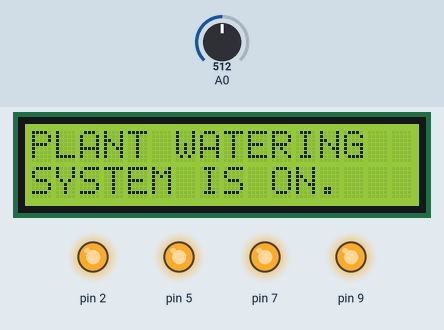
Recording of a sketch running on a simulated Arduino Uno, built with avr-gcc and run on an emulated ATmega328P. Shown: 16×2 character LCD, output pins drawn as LEDs (lit = HIGH). The test bench sets the inputs (shaded band); at power-on: A0 = 512. What the sketch prints to the serial monitor is not drawn.

Above: at 1.1 s.
At 8.3 s:
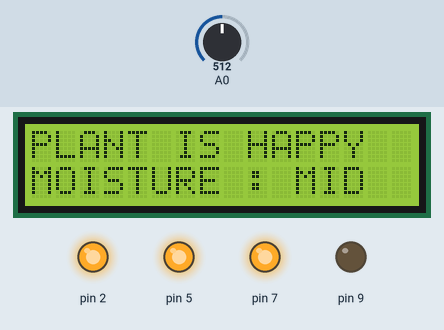
8.4 s: A0 set to 932
9.9 s: A0 set to 964
At 10.8 s:
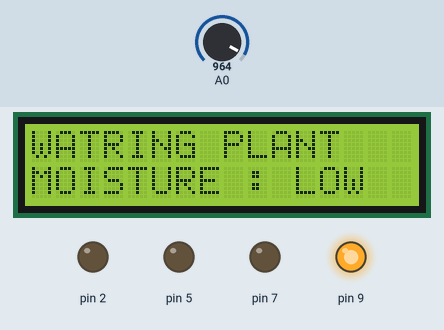
11.8 s: A0 set to 290
At 13.0 s:
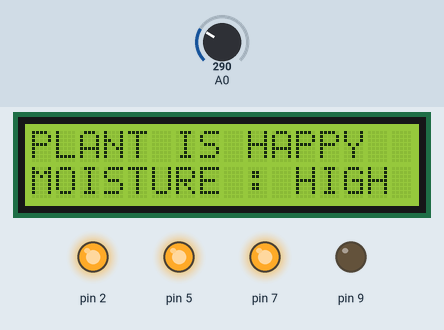
13.6 s: A0 set to 960
At 15.4 s:
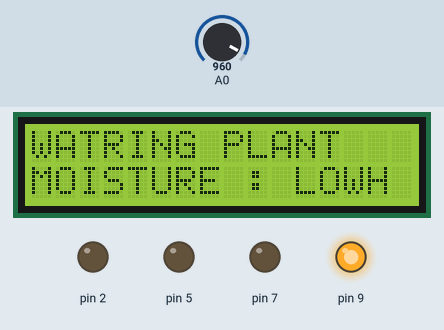
Timing chart, 0 to 16.4 s (numbered marks = the images above; inputs shaded):
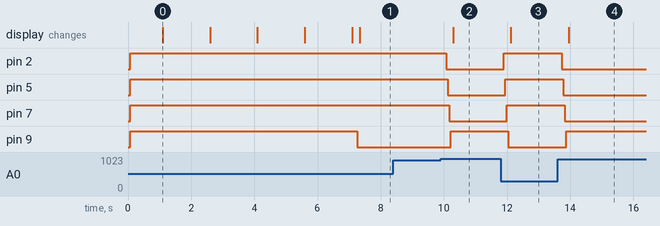

Measured:
- the behaviour switches between 950 and 951 on A0 (found by bisection; images 1 and 2)
- after the input at 8.4 s, every drawn part: stays the same
- after the input at 9.9 s, pin 2: HIGH → LOW after 0.18 s; pin 5: HIGH → LOW after 0.23 s; pin 7: HIGH → LOW after 0.28 s; pin 9: LOW → HIGH after 0.33 s; the display: changes after 0.40 s (image 2)
- after the input at 11.8 s, pin 2: LOW → HIGH after 0.10 s; pin 5: LOW → HIGH after 0.15 s; pin 7: LOW → HIGH after 0.20 s; pin 9: HIGH → LOW after 0.25 s; the display: changes after 0.32 s (image 3)
- after the input at 13.6 s, pin 2: HIGH → LOW after 0.12 s; pin 5: HIGH → LOW after 0.17 s; pin 7: HIGH → LOW after 0.22 s; pin 9: LOW → HIGH after 0.27 s; the display: changes after 0.35 s (image 4)

The sketch:

irfan_water_planting_system.ino
```cpp
#include <LiquidCrystal_I2C.h>
LiquidCrystal_I2C dis(0x27, 16, 2);

void setup() {
  Serial.begin(9600);
  dis.init();
  dis.backlight();
  dis.clear();
  pinMode(2, OUTPUT);
  pinMode(5,OUTPUT);
  pinMode(7,OUTPUT);
  pinMode(9,OUTPUT);
  digitalWrite(2, HIGH);
  digitalWrite(5, HIGH);
  digitalWrite(7, HIGH);
  digitalWrite(9,HIGH);
  delay(1000);
  dis.setCursor(0, 0);
  dis.print("PLANT WATERING");
  dis.setCursor(0, 1);
  dis.print("SYSTEM IS ON ");
  for (int a = 12; a <= 15; a++) {
    dis.setCursor(a, 1);
    dis.print(".");
    delay(1500);
  }
  dis.clear();
}

void loop() {
  int value = analogRead(A0);
  Serial.println(value);
  if (value > 950) {
    digitalWrite(2, LOW);
    delay(50);
    digitalWrite(5, LOW);
    delay(50);
    digitalWrite(7, LOW);
    delay(50);
    digitalWrite(9, HIGH);
    delay(50);
    dis.setCursor(0, 0);
    dis.print("WATRING PLANT ");
  } else {
    digitalWrite(2, HIGH);
    delay(50);
    digitalWrite(5, HIGH);
    delay(50);
    digitalWrite(7, HIGH);
    delay(50);
    digitalWrite(9, LOW);
    delay(50);
    dis.setCursor(0, 0);
    dis.print("PLANT IS HAPPY");
  }

  if (value < 300) {
    dis.setCursor(0, 1);
    dis.print("MOISTURE : HIGH");
  } else if (value > 300 && value < 950) {
    dis.setCursor(0, 1);
    dis.print("MOISTURE : MID ");
  } else if (value > 950) {
    dis.setCursor(0, 1);
    dis.print("MOISTURE : LOW");
  }
}
```
